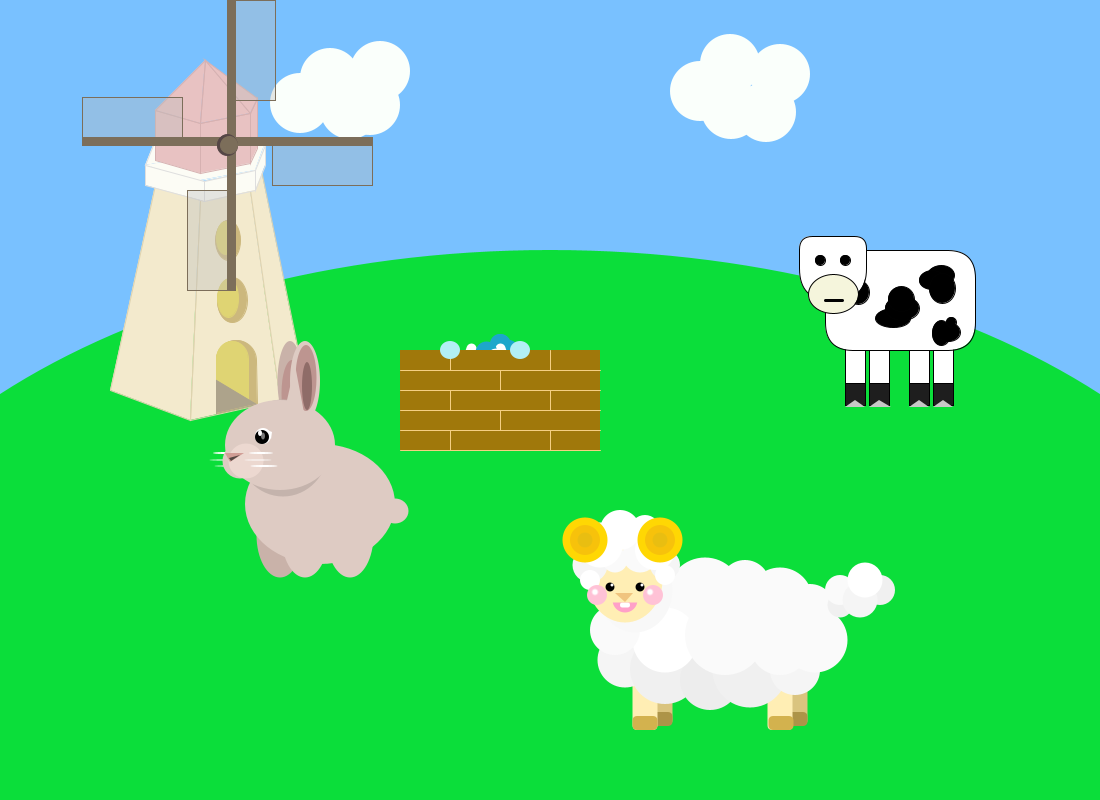
Frame 1 (no input)
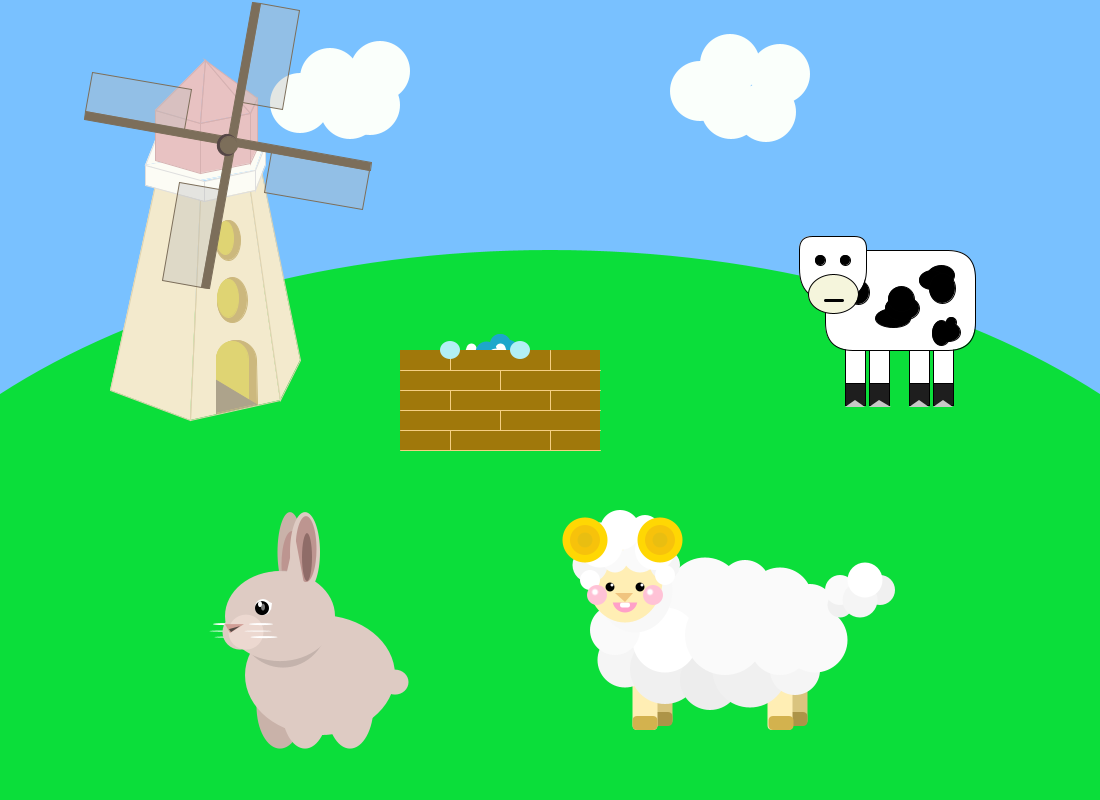
Frame 60 (the mouse pressed at the canvas centre just before this capture)
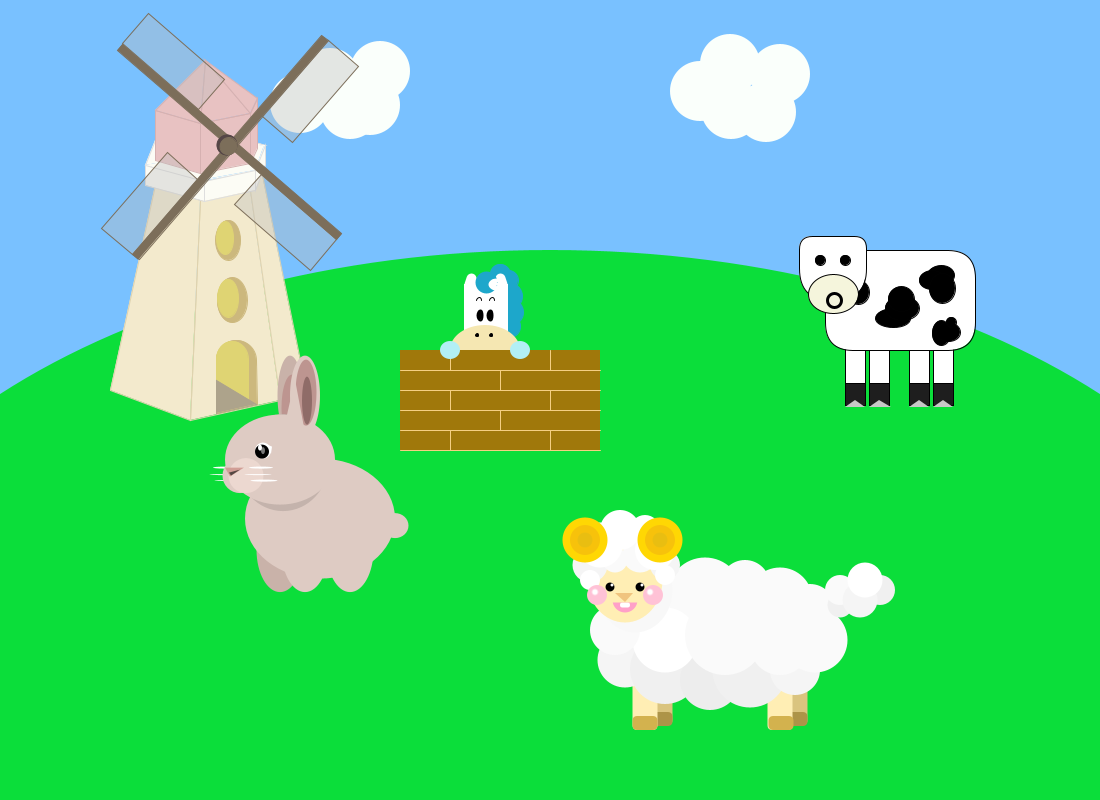
Frame 120 (the mouse held since frame 60 and released just before this capture)

The Processing sketch that drew these frames (run headless with seeded random() and noise(); from frame 60 on, the mouse is pressed at the canvas centre):

// Processing sketch: team_project222
// ── team_project222.pde
int hornSize = 0;
int x = 0;
int y = 0;
float angle = 0;
float aVelocity = 0;
float aAcceleration = 0.0001;
float rabx =300 ;
float raby =500;
float speed =0;
float gravity = 0.1;  

void setup() {
  size(1100, 800);
}

//background
void draw() {
  background(#79C1FF);


  //grassland
  fill(#0BDE3A);
  noStroke();
  ellipse(550, 700, 1500, 900);

  //cloud 1
  fill(#FAFFFB);
  ellipse(300, 103, 60, 60);
  ellipse(330, 78, 60, 60);
  ellipse(350, 109, 60, 60);
  ellipse(380, 71, 60, 60);
  ellipse(370, 105, 60, 60);
  //cloud 2
  ellipse(700, 91, 60, 60);
  ellipse(730, 64, 60, 60);
  ellipse(731, 109, 60, 60);
  ellipse(780, 74, 60, 60);
  ellipse(766, 112, 60, 60);


  makeCow(900, 300);
  wind(1100, 800);
  shoongshoong(400, 350);
  drawSheep(500, 440);
  minji();
}

void makeCow(int x, int y) {
  pushStyle();

  //create horns
  stroke(1);
  fill(245, 245, 220);
  triangle(x-90, y-60, x-85, y-60-hornSize, x-80, y-60);
  triangle(x-60, y-60, x-55, y-60-hornSize, x-50, y-60);

  //make cow legs
  stroke(1);
  fill(255, 255, 255);
  rect(x-55, y+41, 20, 60);
  fill(30, 30, 30);
  rect(x-55, y+83, 20, 22);
  fill(200);
  noStroke();
  triangle(x-55, y+107, x-45, y+100, x-35, y+107);

  stroke(1);
  fill(255, 255, 255);
  rect(x-31, y+41, 20, 60);
  fill(30, 30, 30);
  rect(x-31, y+83, 20, 22);
  fill(200);
  noStroke();
  triangle(x-31, y+107, x-21, y+100, x-9, y+107);

  stroke(1);
  fill(255, 255, 255);
  rect(x+9, y+41, 20, 60);
  fill(30, 30, 30);
  rect(x+9, y+83, 20, 22);
  fill(200);
  noStroke();
  triangle(x+9, y+107, x+19, y+100, x+29, y+107);

  stroke(1);
  fill(255, 255, 255);
  rect(x+33, y+41, 20, 60);
  fill(30, 30, 30);
  rect(x+33, y+83, 20, 22);
  fill(200);
  noStroke();
  triangle(x+33, y+107, x+43, y+100, x+53, y+107);

  //make cow body
  stroke(1);
  fill(255, 255, 255);
  rect(x-75, y-50, 150, 100, 28);

  //make cow spots
  fill(0, 0, 0);
  ellipse(x+-45, y-18, 19, 24);
  ellipse(x-52, y+-7, 23, 19);
  ellipse(x-42, y-8, 22, 24);
  ellipse(x+-7, y+18, 35, 19);
  ellipse(x+2, y+8, 34, 24);
  ellipse(x+1, y-1, 26, 25);
  ellipse(x+41, y-25, 27, 19);
  ellipse(x+32, y-20, 26, 19);
  ellipse(x+42, y-12, 26, 30);
  ellipse(x+41, y+33, 18, 25);
  ellipse(x+48, y+32, 24, 19);
  ellipse(x+51, y+22, 10, 10);

  //create cow head
  fill(255, 255, 255);
  rect(x-101, y-64, 67, 64, 13, 12, 44, 59);

  //create cow mouth)
  fill(245, 245, 220);
  ellipse(x+-67, y+-6, 50, 39);
  strokeWeight(3);
  if (mousePressed) {
    fill(245, 245, 220);
    circle(x-66, y, 14);
  } else {
    fill(0, 0, 0);
    line(x-75, y+0, x-58, y+0);
  }

  //create cow eyes
  strokeWeight(1);
  fill(0, 0, 0);
  circle(x+-80, y+-40, 10);
  circle(x+-55, y+-40, 10);

  //increase horn size when mouse is near cow
  if (dist(mouseX, mouseY, x, y) < 110) {
    hornSize += 1;
  } else {
    hornSize -= 2;
  }

  hornSize = constrain(hornSize, 0, 15);

  //if horn size is max and mouse pressed create milk
  if (hornSize == 15 && mousePressed) {
    stroke(1);
    fill(228, 204, 204);
    rect(x-110, y+40, 20, 20);
    fill(255);
    rect(x-115, y+53, 30, 60);
  }


  popStyle();
}

void wind(int x, int y) {
  pushStyle();

  //body
  fill(243, 234, 205);
  stroke(222, 210, 174);
  quad(200, 200, 250, 190, 280, 400, 190, 420);
  quad(155, 185, 200, 200, 190, 420, 110, 390);
  quad(250, 190, 260, 165, 300, 360, 280, 400);

  //window
  fill(204, 184, 125);
  stroke(204, 184, 125);
  ellipse(228, 240, 25, 40);
  ellipse(232, 300, 30, 45);
  fill(223, 212, 115);
  stroke(223, 212, 115);
  ellipse(225, 238, 17, 33);
  ellipse(228, 298, 21, 38);

  //door
  fill(204, 184, 125);
  stroke(204, 184, 125);
  ellipse(236, 360, 40, 40);
  quad(216, 360, 256, 360, 257, 404, 217, 413);
  fill(223, 212, 115);
  stroke(223, 212, 115);
  ellipse(232, 359, 32, 36);
  quad(216, 360, 248, 360, 248, 405, 216, 413);
  fill(173, 163, 139);
  stroke(173, 163, 139);
  triangle(216, 413, 216, 380, 256, 404);

  //head
  fill(252, 252, 245);
  stroke(222, 222, 222);
  quad(155, 140, 215, 130, 265, 145, 145, 165);
  stroke(252, 252, 245);
  quad(146, 165, 264, 145, 255, 170, 195, 181);
  stroke(222, 222, 222);
  quad(145, 165, 204, 181, 204, 201, 145, 185);
  quad(204, 181, 255, 170, 255, 190, 204, 201);
  quad(255, 170, 265, 145, 265, 165, 255, 190);

  fill(232, 194, 194);
  stroke(214, 177, 177);
  quad(155, 160, 155, 110, 200, 123, 200, 173);
  quad(200, 173, 200, 123, 250, 113, 250, 163);
  quad(250, 163, 250, 113, 257, 98, 257, 148);
  triangle(200, 123, 205, 60, 250, 113);
  triangle(155, 110, 205, 60, 200, 123);
  triangle(250, 113, 205, 60, 257, 98);

  //wing
  pushMatrix();
  translate(227, 145);
  rotate(angle);

  fill(124, 110, 90);
  stroke(124, 110, 90);
  rect(0, -145, 8, 290);
  rect(-145, -8, 290, 8);

  fill(188, 188, 188, 95);
  quad(-145, -8, -145, -48, -45, -48, -45, -8);
  quad(8, -145, 48, -145, 48, -45, 8, -45);
  quad(145, 0, 145, 40, 45, 40, 45, 0);
  quad(0, 145, -40, 145, -40, 45, 0, 45);

  aVelocity = aVelocity + aAcceleration;

  angle = angle + aVelocity;

  if (angle > 30) {
    aVelocity = aVelocity - aAcceleration;
  }

  fill(85, 70, 70);
  stroke(85, 70, 70);
  ellipse(0, 0, 20, 21);
  fill(124, 110, 90);
  stroke(124, 110, 90);
  circle(2, 0, 17);
  popMatrix();

  popStyle();
}

void shoongshoong(int a, int b) {

  pushStyle();

  int x=a;
  int y=b+70;
  if (mouseX<a+200 && mouseX>a && mouseY>b && mouseY<b+90) {
    y-=70;
  }

  //hair
  stroke(#1DA7CB);
  fill(#1DA7CB);
  ellipse(x+100, y-76, 20, 20);
  ellipse(x+108, y-70, 20, 20);
  ellipse(x+110, y-54, 25, 25);
  ellipse(x+111, y-38, 25, 25);
  ellipse(x+109, y-24, 23, 23);

  //ear
  strokeWeight(10);
  strokeJoin(ROUND);
  stroke(255);
  triangle(x+69, y-66, x+73, y-66, x+71, y-72);
  triangle(x+102, y-66, x+98, y-66, x+100, y-72);

  //face
  noStroke();
  fill(255);
  rect(x+64, y-66, 44, 65);
  fill(#F5E7B2);
  ellipse(x+85, y, 70, 50);

  //hair
  stroke(#1DA7CB);
  fill(#1DA7CB);
  ellipse(x+86, y-68, 12, 12);
  stroke(255);
  fill(255);
  ellipse(x+97, y-66, 8, 2);

  //eyes
  fill(0);
  stroke(0);
  strokeWeight(2);
  ellipse(x+80, y-35, 5, 10);
  ellipse(x+90, y-35, 5, 10);

  //eyebrows
  stroke(0);
  strokeWeight(1);
  noFill();
  arc(x+79, y-50, 5, 5, PI, TWO_PI);
  arc(x+92, y-50, 5, 5, PI, TWO_PI);

  //nose
  fill(0);
  ellipse(x+77, y-15, 3, 3);
  ellipse(x+91, y-15, 3, 3);

  //wall
  noStroke();
  fill(#A0780B);
  rect(a, b, 200, 100);
  stroke(#F5CF83);
  strokeWeight(1);
  line(a, b+20, a+200, b+20);
  line(a, b+40, a+200, b+40);
  line(a, b+60, a+200, b+60);
  line(a, b+80, a+200, b+80);
  line(a, b+100, a+200, b+100);
  line(a+50, b, a+50, b+20);
  line(a+150, b, a+150, b+20);
  line(a+100, b+20, a+100, b+40);
  line(a+50, b+40, a+50, b+60);
  line(a+150, b+40, a+150, b+60);
  line(a+100, b+60, a+100, b+80);
  line(a+50, b+80, a+50, b+100);
  line(a+150, b+80, a+150, b+100);
  //hands
  fill(#B2EFF5);
  noStroke();
  ellipse(a+50, b, 20, 18);
  ellipse(a+120, b, 20, 18);

  popStyle();
}

void drawSheep(int x, int y) {
  pushStyle();
  
  rectMode(CENTER);
  noStroke();
  
  //legs_fore
  fill(218, 196, 127);
  rect(x+160, y+255, 25, 60, 5);
  fill(173, 148, 72);
  rect(x+160, y+279, 25, 14, 5);
  fill(255, 238, 180);
  rect(x+145, y+260, 25, 60, 5);
  fill(211, 178, 78);
  rect(x+145, y+283, 25, 14, 5);
  
  //legs_hind
  fill(218, 196, 127);
  rect(x+295, y+255, 25, 60, 5);
  fill(173, 148, 72);
  rect(x+295, y+279, 25, 14, 5);
  fill(255, 238, 180);
  rect(x+280, y+260, 25, 60, 5);
  fill(211, 178, 78);
  rect(x+281, y+283, 25, 14, 5);
  
  
  //body_top
  fill(255);
  ellipse(x+125, y+170, 50, 50);
  fill(255);
  ellipse(x+160, y+160, 60, 60);
  fill(250);
  ellipse(x+205, y+155, 75, 75);
  ellipse(x+245, y+145, 50, 50);
  fill(250);
  ellipse(x+280, y+160, 65, 65);
  ellipse(x+310, y+169, 50, 50);
  
  //body_bottom
  fill(245);
  ellipse(x+125, y+220, 55, 55);
  fill(240);
  ellipse(x+165, y+229, 70, 70);
  fill(237);
  ellipse(x+210, y+240, 60, 60);
  fill(240);
  ellipse(x+250, y+230, 75, 75);
  fill(245);
  ellipse(x+295, y+230, 50, 50);
  fill(250);
  ellipse(x+315, y+200, 65, 65);
  
  //body_middle
  fill(255);
  ellipse(x+165, y+200, 65, 65);
  fill(250);
  ellipse(x+225, y+195, 80, 80);
  ellipse(x+280, y+205, 60, 60);
  fill(250);
  ellipse(x+115, y+190, 50, 50);
  
  //tail
  fill(240);
  ellipse(x+340, y+165, 25, 25);
  fill(250);
  ellipse(x+340, y+150, 30, 30);
  fill(240);
  ellipse(x+380, y+150, 30, 30);
  fill(245);
  ellipse(x+360, y+160, 35, 35);
  fill(255);
  ellipse(x+365, y+140, 35, 35);
  
  
  //face_center
  fill(248);
  ellipse(x+135, y+150, 75, 85);
  fill(255, 238, 180);
  ellipse(x+125, y+140, 75, 85);
  
  //face_top
  fill(245);
  ellipse(x+90, y+125, 35, 35);

  fill(250);
  ellipse(x+115, y+120, 25, 25);
  fill(250);
  ellipse(x+140, y+115, 35, 35);
  fill(245);
  ellipse(x+165, y+125, 30, 30);
  fill(255);
  ellipse(x+100, y+105, 45, 45);
  ellipse(x+120, y+90, 40, 40);
  ellipse(x+145, y+90, 30, 30);
  ellipse(x+155, y+110, 40, 40);
  fill(255);
  ellipse(x+90, y+140, 20, 20);
  fill(255);
  ellipse(x+165, y+135, 20, 20);
  

  //mouse
  fill(255, 160, 200);
  ellipse(x+125, y+160, 25, 25);
  fill(255);
  rect(x+125, y+165, 10, 5, 5);
  fill(255, 238, 180);
  rect(x+125, y+150, 30, 25);
  
  //nose
  fill(240, 196, 127);
  triangle(x+115, y+153, x+125, y+162, x+133, y+153);
  

  //eyes
  fill(0);
  ellipse(x+110, y+147, 9, 9);
  ellipse(x+140, y+147, 9, 9);
  fill(255);
  ellipse(x+112, y+145, 3, 3);
  ellipse(x+142, y+145, 3, 3);
  
  //ears
  fill(255, 215, 3);
  ellipse(x+85, y+100, 45, 45);
  ellipse(x+160, y+100, 45, 45);
  fill(247, 194, 11);
  ellipse(x+85, y+100, 30, 30);
  ellipse(x+160, y+100, 30, 30);
  fill(233, 190, 17);
  ellipse(x+85, y+100, 15, 15);
  ellipse(x+160, y+100, 15, 15);
  
  //cheek
  fill(255, 194, 214);
  ellipse(x+97, y+155, 20, 20);
  ellipse(x+153, y+155, 20, 20);
  fill(255, 221, 233);
  ellipse(x+95, y+152, 7, 7);
  ellipse(x+150, y+152, 7, 7);
  fill(255);
  ellipse(x+95, y+152, 5, 5);
  ellipse(x+150, y+152, 5, 5);
  
  
  popStyle();
}

void minji(){
 pushStyle();
  
 noStroke();
 
 //breadl
   fill(255);
   ellipse(rabx+-75,raby+-47,24,2);
   ellipse(rabx+-77,raby+-40,27,1);
   ellipse(rabx+-72,raby+-34,27,1);
  //ears
   fill(201,178,169);
   ellipse(rabx-10,raby-119,25,80);
   triangle(rabx+-20,raby+-87,rabx+-11, raby+-135,rabx+5,raby+-82);
   fill(189,149,144);
   ellipse(rabx+-8,raby-107,21,66);
   fill(222,203,195);
   ellipse(rabx+5,raby-119,30,80);
   //legback
  fill(201,178,169);
  ellipse(rabx-20,raby+35,47,85);  
  //body
   fill(222,203,195);
   ellipse(rabx+20,raby+4,150,120);
   //bodyshadow
   fill(196,179,172);
   ellipse(rabx+-17,raby-52,91,97);
  //face
   fill(222,203,195);
   ellipse(rabx+-20,raby-55,110,90);
   ellipse(rabx+-60,raby-39,35,35);
   fill(236,216,208);
   ellipse(rabx+-54,raby-39,35,35);
   //earssmall
   fill(189,149,144);
   ellipse(rabx+6,raby-122,21,66);
   fill(222,203,195);
   triangle(rabx+-15,raby+-91,rabx+-5, raby+-135,rabx+5,raby+-82);   
   fill(143,108,104);
   ellipse(rabx+7,raby-114,10,48);
   
  //eyes
   fill(255);
   ellipse(rabx-37,raby-64,16,16);
   triangle(rabx+-38,raby+-72,rabx+-29, raby+-61,rabx+-28,raby+-68);
   fill(0);
   ellipse(rabx+-38,raby+-63,14,14);
   fill(120);
   ellipse(rabx+-37,raby+-64,4,7);
   fill(255);
   ellipse(rabx-40,raby-67,4,6);
  //legs
   fill(222,203,195);
   ellipse(rabx+5,raby+35,47,85);
   ellipse(rabx+50,raby+35,47,85);  
   //nose
   fill(209,158,150);
   triangle(rabx-75,raby-47,rabx+-56,raby-47,rabx+-70,raby-38);
   //noseshadow
   fill(84,72,67);
   triangle(rabx+-69,raby+-39,rabx+-60,raby+-45,rabx+-71,raby+-42); 
   //tail
   fill(222,203,195);
   ellipse(rabx+95,raby+11,27,25);
   //breadr
   fill(255);
   ellipse(rabx+-39,raby+-47,24,2);
   ellipse(rabx+-42,raby+-40,27,1);
   ellipse(rabx+-36,raby+-34,27,2);
   
  //bouncing
 raby = raby + speed;
 speed = speed + gravity;
if (raby > height-60) {
 speed = speed * -1;
 raby=height-60;
  }
  popStyle();
}
